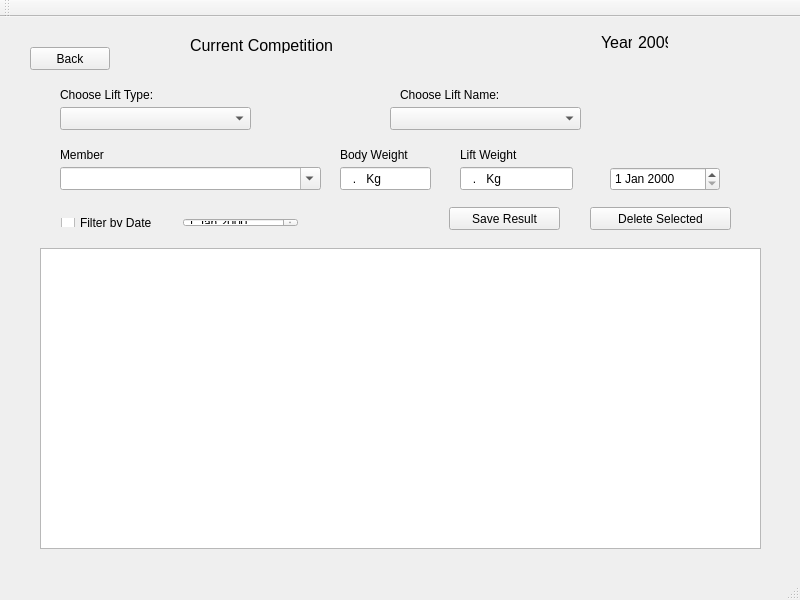
<?xml version="1.0" encoding="UTF-8"?>
<ui version="4.0">
 <class>ResultsWindow</class>
 <widget class="QMainWindow" name="ResultsWindow">
  <property name="geometry">
   <rect>
    <x>0</x>
    <y>0</y>
    <width>800</width>
    <height>600</height>
   </rect>
  </property>
  <property name="windowTitle">
   <string>ResultsWindow</string>
  </property>
  <widget class="QWidget" name="centralWidget">
   <widget class="QPushButton" name="back_btn">
    <property name="geometry">
     <rect>
      <x>30</x>
      <y>30</y>
      <width>80</width>
      <height>23</height>
     </rect>
    </property>
    <property name="text">
     <string>Back</string>
    </property>
   </widget>
   <widget class="QTableView" name="tableView">
    <property name="geometry">
     <rect>
      <x>40</x>
      <y>231</y>
      <width>721</width>
      <height>301</height>
     </rect>
    </property>
   </widget>
   <widget class="QComboBox" name="lift_type">
    <property name="geometry">
     <rect>
      <x>60</x>
      <y>90</y>
      <width>191</width>
      <height>23</height>
     </rect>
    </property>
    <property name="editable">
     <bool>false</bool>
    </property>
    <property name="currentText">
     <string/>
    </property>
   </widget>
   <widget class="QComboBox" name="lift_name">
    <property name="geometry">
     <rect>
      <x>390</x>
      <y>90</y>
      <width>191</width>
      <height>23</height>
     </rect>
    </property>
    <property name="editable">
     <bool>false</bool>
    </property>
    <property name="currentText">
     <string/>
    </property>
   </widget>
   <widget class="QComboBox" name="member_box">
    <property name="geometry">
     <rect>
      <x>60</x>
      <y>150</y>
      <width>261</width>
      <height>23</height>
     </rect>
    </property>
    <property name="editable">
     <bool>true</bool>
    </property>
   </widget>
   <widget class="QLineEdit" name="bdy_weight_btn">
    <property name="geometry">
     <rect>
      <x>340</x>
      <y>150</y>
      <width>91</width>
      <height>23</height>
     </rect>
    </property>
    <property name="inputMask">
     <string>000.00 Kg</string>
    </property>
   </widget>
   <widget class="QDateEdit" name="dateEdit">
    <property name="geometry">
     <rect>
      <x>610</x>
      <y>150</y>
      <width>110</width>
      <height>24</height>
     </rect>
    </property>
   </widget>
   <widget class="QLabel" name="comp_name_lbl">
    <property name="geometry">
     <rect>
      <x>190</x>
      <y>20</y>
      <width>251</width>
      <height>16</height>
     </rect>
    </property>
    <property name="sizePolicy">
     <sizepolicy hsizetype="Expanding" vsizetype="Preferred">
      <horstretch>0</horstretch>
      <verstretch>0</verstretch>
     </sizepolicy>
    </property>
    <property name="font">
     <font>
      <pointsize>12</pointsize>
     </font>
    </property>
    <property name="text">
     <string>Current Competition</string>
    </property>
   </widget>
   <widget class="QWidget" name="horizontalLayoutWidget">
    <property name="geometry">
     <rect>
      <x>590</x>
      <y>0</y>
      <width>89</width>
      <height>51</height>
     </rect>
    </property>
    <layout class="QHBoxLayout" name="horizontalLayout">
     <item>
      <widget class="QLabel" name="year_val">
       <property name="font">
        <font>
         <pointsize>12</pointsize>
        </font>
       </property>
       <property name="text">
        <string>Year:</string>
       </property>
      </widget>
     </item>
     <item>
      <widget class="QLabel" name="label_4">
       <property name="font">
        <font>
         <pointsize>12</pointsize>
        </font>
       </property>
       <property name="text">
        <string>2009</string>
       </property>
      </widget>
     </item>
    </layout>
   </widget>
   <widget class="QPushButton" name="save_btn">
    <property name="geometry">
     <rect>
      <x>449</x>
      <y>190</y>
      <width>111</width>
      <height>23</height>
     </rect>
    </property>
    <property name="text">
     <string>Save Result</string>
    </property>
   </widget>
   <widget class="QLineEdit" name="lift_weight">
    <property name="geometry">
     <rect>
      <x>460</x>
      <y>150</y>
      <width>113</width>
      <height>23</height>
     </rect>
    </property>
    <property name="inputMask">
     <string>000.00 Kg</string>
    </property>
   </widget>
   <widget class="QPushButton" name="del_btn">
    <property name="geometry">
     <rect>
      <x>590</x>
      <y>190</y>
      <width>141</width>
      <height>23</height>
     </rect>
    </property>
    <property name="text">
     <string>Delete Selected</string>
    </property>
   </widget>
   <widget class="QLabel" name="choose_type_lbl">
    <property name="geometry">
     <rect>
      <x>60</x>
      <y>70</y>
      <width>131</width>
      <height>16</height>
     </rect>
    </property>
    <property name="text">
     <string>Choose Lift Type:</string>
    </property>
   </widget>
   <widget class="QLabel" name="lift_name_lbl">
    <property name="geometry">
     <rect>
      <x>400</x>
      <y>70</y>
      <width>131</width>
      <height>16</height>
     </rect>
    </property>
    <property name="text">
     <string>Choose Lift Name:</string>
    </property>
   </widget>
   <widget class="QLabel" name="mem_lbl">
    <property name="geometry">
     <rect>
      <x>60</x>
      <y>130</y>
      <width>57</width>
      <height>15</height>
     </rect>
    </property>
    <property name="text">
     <string>Member</string>
    </property>
   </widget>
   <widget class="QLabel" name="bdy_wt_lbl">
    <property name="geometry">
     <rect>
      <x>340</x>
      <y>130</y>
      <width>81</width>
      <height>16</height>
     </rect>
    </property>
    <property name="text">
     <string>Body Weight</string>
    </property>
   </widget>
   <widget class="QLabel" name="lift_nm_lbl">
    <property name="geometry">
     <rect>
      <x>460</x>
      <y>130</y>
      <width>71</width>
      <height>16</height>
     </rect>
    </property>
    <property name="text">
     <string>Lift Weight</string>
    </property>
   </widget>
   <widget class="QWidget" name="horizontalLayoutWidget_2">
    <property name="geometry">
     <rect>
      <x>50</x>
      <y>190</y>
      <width>259</width>
      <height>31</height>
     </rect>
    </property>
    <layout class="QHBoxLayout" name="horizontalLayout_2">
     <item>
      <widget class="QCheckBox" name="checkBox">
       <property name="text">
        <string>Filter by Date</string>
       </property>
      </widget>
     </item>
     <item>
      <widget class="QDateEdit" name="dateEdit_2"/>
     </item>
    </layout>
   </widget>
  </widget>
  <widget class="QMenuBar" name="menuBar">
   <property name="geometry">
    <rect>
     <x>0</x>
     <y>0</y>
     <width>800</width>
     <height>20</height>
    </rect>
   </property>
  </widget>
  <widget class="QToolBar" name="mainToolBar">
   <attribute name="toolBarArea">
    <enum>TopToolBarArea</enum>
   </attribute>
   <attribute name="toolBarBreak">
    <bool>false</bool>
   </attribute>
  </widget>
  <widget class="QStatusBar" name="statusBar"/>
 </widget>
 <layoutdefault spacing="6" margin="11"/>
 <resources/>
 <connections/>
</ui>
